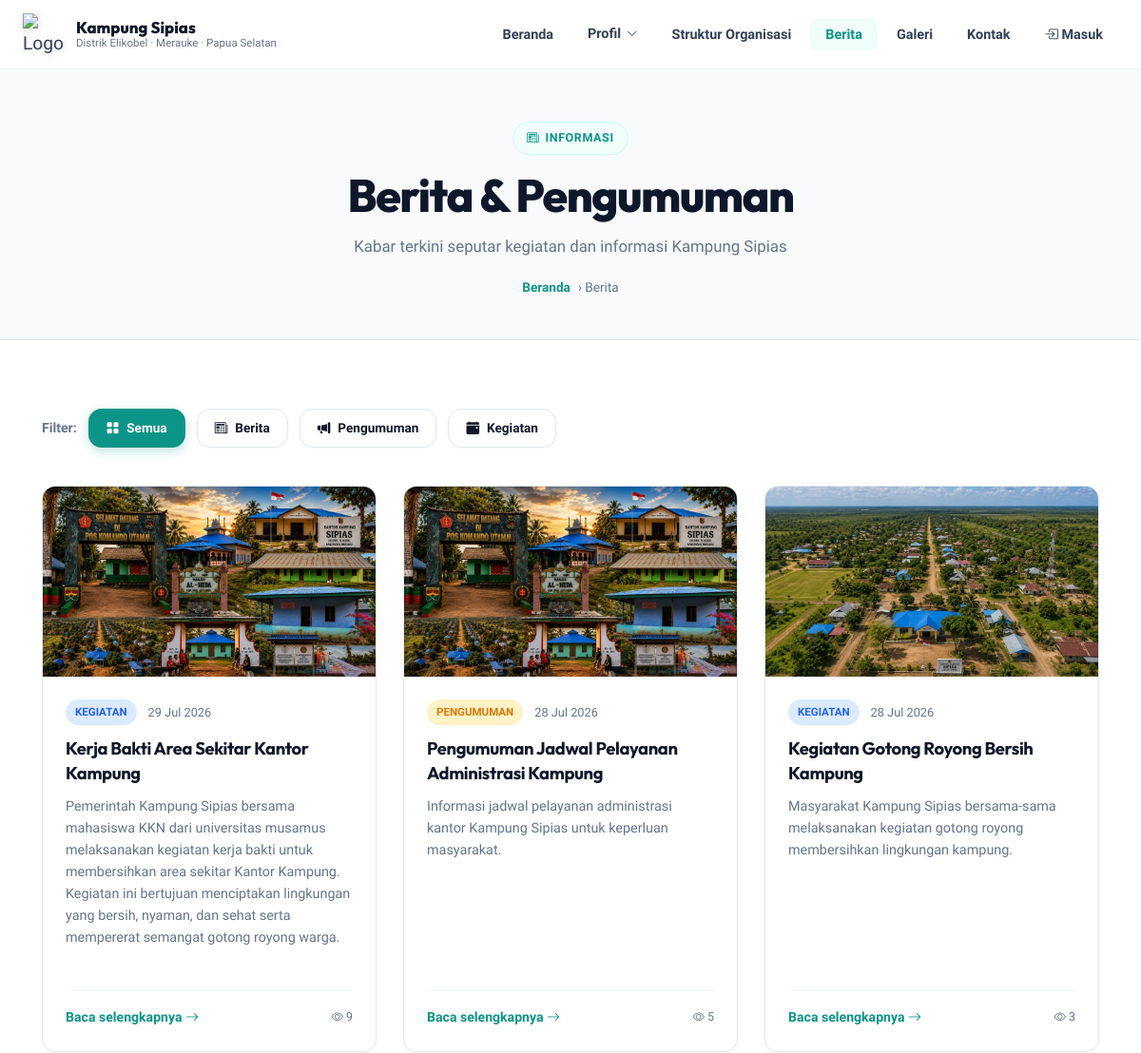
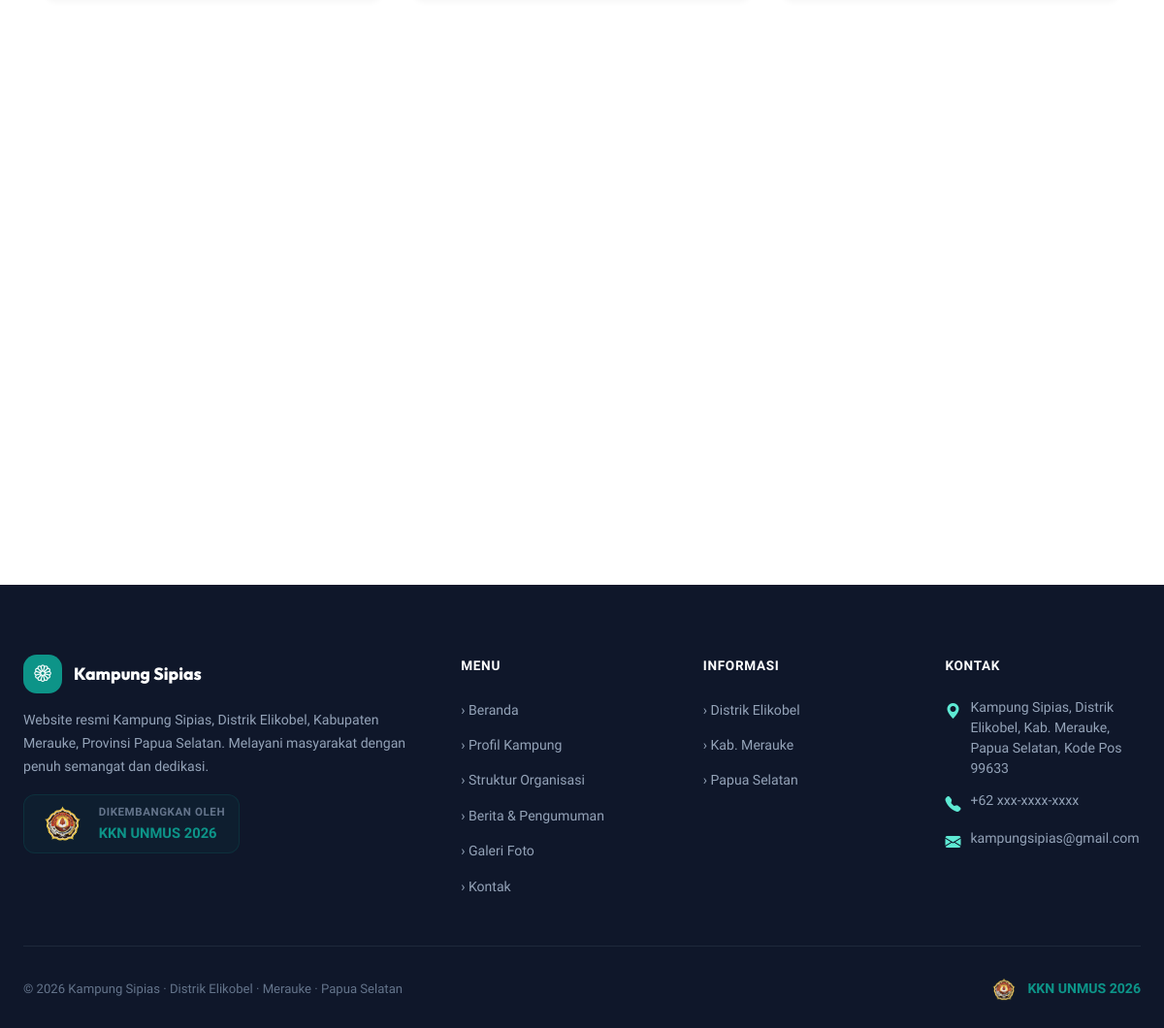
/berita/, run on the app's committed database (2 pictures, top to bottom).
### berita/models.py (models this page shows, shortened)
class Berita(models.Model):
    JENIS_CHOICES = [
        ('berita', 'Berita'),
        ('pengumuman', 'Pengumuman'),
        ('kegiatan', 'Kegiatan'),
    ]
    STATUS_CHOICES = [
        ('draft', 'Draft'),
        ('published', 'Dipublikasikan'),
    ]
    judul = models.CharField(max_length=300)
    slug = models.SlugField(unique=True, max_length=300)
    kategori = models.ForeignKey(KategoriBerita, on_delete=models.SET_NULL, null=True, blank=True)
    jenis = models.CharField(max_length=20, choices=JENIS_CHOICES, default='berita')
    ringkasan = models.TextField(max_length=500, blank=True, verbose_name='Ringkasan / Excerpt')
    konten = CKEditor5Field(verbose_name='Konten Berita', config_name='extends')
    gambar = models.ImageField(upload_to='berita/', blank=True, null=True, verbose_name='Gambar Utama')
    penulis = models.CharField(max_length=100, default='Admin Kampung Sipias')
    status = models.CharField(max_length=20, choices=STATUS_CHOICES, default='draft')
    tanggal_publish = models.DateTimeField(auto_now_add=True)
    tanggal_update = models.DateTimeField(auto_now=True)
    views = models.PositiveIntegerField(default=0)
    unggulan = models.BooleanField(default=True, verbose_name='Jadikan Unggulan')
    class Meta:
        ordering = ['-tanggal_publish']
        verbose_name = 'Berita'
        verbose_name_plural = 'Berita & Pengumuman'
    def get_absolute_url(self):
        from django.urls import reverse
        return reverse('berita:detail', kwargs={'slug': self.slug})

### core/models.py (models this page shows, shortened)
class ProfilKampung(models.Model):
    nama_kampung = models.CharField(max_length=100, default='Kampung Sipias')
    distrik = models.CharField(max_length=100, default='Elikobel')
    kabupaten = models.CharField(max_length=100, default='Merauke')
    provinsi = models.CharField(max_length=100, default='Papua Selatan')
    luas_wilayah = models.CharField(max_length=50, blank=True)
    jumlah_penduduk = models.PositiveIntegerField(default=0)
    jumlah_laki = models.PositiveIntegerField(default=0, verbose_name='Jumlah Laki-laki')
    jumlah_perempuan = models.PositiveIntegerField(default=0, verbose_name='Jumlah Perempuan')
    jumlah_kk = models.PositiveIntegerField(default=0, verbose_name='Jumlah KK')
    fasilitas_kesehatan = models.PositiveIntegerField(default=1, verbose_name='Fasilitas Kesehatan')
    fasilitas_pendidikan = models.PositiveIntegerField(default=1, verbose_name='Fasilitas Pendidikan')
    fasilitas_ibadah = models.PositiveIntegerField(default=1, verbose_name='Fasilitas Ibadah')
    fasilitas_umum = models.PositiveIntegerField(default=1, verbose_name='Fasilitas Umum')
    sambutan_kepala = models.TextField(blank=True, verbose_name='Sambutan Kepala Kampung')
    sejarah = models.TextField(blank=True)
    visi = models.TextField(blank=True)
    misi = models.TextField(blank=True)
    letak_geografis = models.TextField(blank=True)
    nama_kepala = models.CharField(max_length=100, blank=True, verbose_name='Nama Kepala Kampung')
    foto_kepala = models.ImageField(upload_to='profil/', blank=True, null=True, verbose_name='Foto Kepala Kampung')
    foto_kantor = models.ImageField(upload_to='profil/', blank=True, null=True, verbose_name='Foto Kantor Kampung')
    foto_fasilitas_kesehatan = models.ImageField(upload_to='fasilitas/', blank=True, null=True, verbose_name='Foto Fasilitas Kesehatan')
    foto_fasilitas_pendidikan = models.ImageField(upload_to='fasilitas/', blank=True, null=True, verbose_name='Foto Fasilitas Pendidikan')
    foto_fasilitas_ibadah = models.ImageField(upload_to='fasilitas/', blank=True, null=True, verbose_name='Foto Fasilitas Ibadah')
    foto_fasilitas_umum = models.ImageField(upload_to='fasilitas/', blank=True, null=True, verbose_name='Foto Fasilitas Umum')
    email = models.EmailField(blank=True)
    telepon = models.CharField(max_length=20, blank=True)
    alamat = models.TextField(blank=True)
    tahun_berdiri = models.CharField(max_length=10, blank=True)
    peta_iframe = models.TextField(blank=True, verbose_name='Embed Code / URL Peta Google Maps', help_text='Link embed Google Maps')
    updated_at = models.DateTimeField(auto_now=True)
    class Meta:
        verbose_name = 'Profil Kampung'
        verbose_name_plural = 'Profil Kampung'

### berita/views.py (the view)
# urls.py: path('', views.daftar_berita, name='daftar'),
def daftar_berita(request):
    berita_list = Berita.objects.filter(status='published')
    jenis = request.GET.get('jenis', '')
    if jenis:
        berita_list = berita_list.filter(jenis=jenis)
    kategori_list = KategoriBerita.objects.all()
    context = {
        'berita_list': berita_list,
        'kategori_list': kategori_list,
        'jenis_aktif': jenis,
        'page_title': 'Berita & Pengumuman',
    }
    return render(request, 'berita/daftar.html', context)

### core/context_processors.py (called while the page is built)
def profil_context(request):
    try:
        profil = ProfilKampung.objects.first()
    except Exception:
        profil = None
    return {
        'profil': profil
    }

### templates/berita/daftar.html (shortened to what this page needs)
{% extends 'base.html' %}
{% load static %}
{% block content %}
<div class="page-header">
  <div class="page-header-content">
    <span class="badge badge-accent"><i class="bi bi-newspaper"></i> Informasi</span>
    <h1>Berita & Pengumuman</h1>
    <p>Kabar terkini seputar kegiatan dan informasi Kampung Sipias</p>
    <div class="breadcrumb">
      <a href="{% url 'core:landing' %}">Beranda</a> › Berita
    </div>
  </div>
</div>
<section class="section">
  <div class="container">
    <div style="display:flex;gap:12px;flex-wrap:wrap;margin-bottom:40px;align-items:center;">
      <span style="font-size:0.88rem;font-weight:600;color:var(--text-muted);">Filter:</span>
      <a href="{% url 'berita:daftar' %}" class="btn btn-sm {% if not jenis_aktif %}btn-primary{% else %}btn-outline{% endif %}">
        <i class="bi bi-grid-fill"></i> Semua
      </a>
      <a href="?jenis=berita" class="btn btn-sm {% if jenis_aktif == 'berita' %}btn-primary{% else %}btn-outline{% endif %}">
        <i class="bi bi-newspaper"></i> Berita
      </a>
      <a href="?jenis=pengumuman" class="btn btn-sm {% if jenis_aktif == 'pengumuman' %}btn-primary{% else %}btn-outline{% endif %}">
        <i class="bi bi-megaphone-fill"></i> Pengumuman
      </a>
      <a href="?jenis=kegiatan" class="btn btn-sm {% if jenis_aktif == 'kegiatan' %}btn-primary{% else %}btn-outline{% endif %}">
        <i class="bi bi-calendar-event-fill"></i> Kegiatan
      </a>
    </div>
    {% if berita_list %}
    <div class="grid-3">
      {% for b in berita_list %}
      <article class="card berita-card">
        {% if b.gambar %}
          <img src="{{ b.gambar.url }}" alt="{{ b.judul }}" class="berita-card-img">
        {% endif %}
        <div class="berita-card-body">
          <div class="berita-card-meta">
            <span class="tag tag-{{ b.jenis }}">{{ b.get_jenis_display }}</span>
            <span class="berita-card-date">{{ b.tanggal_publish|date:"d M Y" }}</span>
          </div>
          <a href="{{ b.get_absolute_url }}">
            <h3 class="berita-card-title">{{ b.judul }}</h3>
          </a>
          <p class="berita-card-excerpt">
            {% if b.ringkasan %}{{ b.ringkasan }}{% else %}{{ b.konten|striptags|truncatewords:25 }}{% endif %}
          </p>
          <div class="berita-card-footer">
            <a href="{{ b.get_absolute_url }}" class="read-more">Baca selengkapnya <i class="bi bi-arrow-right"></i></a>
            <span style="font-size:0.78rem;color:var(--text-muted);"><i class="bi bi-eye"></i> {{ b.views }}</span>
          </div>
        </div>
      </article>
      {% endfor %}
    </div>
    {% endif %}
  </div>
</section>
{% endblock %}

### templates/base.html (shortened to what this page needs)
<!DOCTYPE html>
<html lang="id">
<head>
  {% load static %}
  <link rel="stylesheet" href="https://cdn.jsdelivr.net/npm/bootstrap-icons@1.11.3/font/bootstrap-icons.min.css">
  <link rel="stylesheet" href="{% static 'css/style.css' %}?v=14">
</head>
<body>
<nav class="navbar {% if request.resolver_match.url_name == 'landing' %}is-landing{% endif %}" id="navbar">
  <div class="navbar-inner">
    <a href="{% url 'core:landing' %}" class="navbar-brand">
      <div class="navbar-logo" style="background: transparent; border: none; padding: 0; width: 44px; height: 44px;"><img src="{% static 'images/logo_sipias.png' %}" alt="Logo Kampung Sipias" style="width: 100%; height: 100%; object-fit: contain; filter: drop-shadow(0 2px 4px rgba(0,0,0,0.15));"></div>
      <div class="navbar-name">
        <span>Kampung Sipias</span>
        <span>Distrik Elikobel · Merauke · Papua Selatan</span>
      </div>
    </a>
    <ul class="navbar-menu" id="navMenu">
      <li><a href="{% url 'core:landing' %}" {% if request.resolver_match.url_name == 'landing' %}class="active"{% endif %}>Beranda</a></li>
      <li class="nav-dropdown">
        <a href="javascript:void(0);" class="dropdown-toggle {% if request.resolver_match.url_name in 'profil,sejarah,visi_misi,peta,fasilitas' %}active{% endif %}" role="button" aria-haspopup="true" aria-expanded="false">
          Profil <i class="bi bi-chevron-down dropdown-arrow"></i>
        </a>
      </li>
      <li><a href="{% url 'core:pemerintahan' %}" {% if request.resolver_match.url_name == 'pemerintahan' %}class="active"{% endif %}>Struktur Organisasi</a></li>
      <li><a href="{% url 'berita:daftar' %}" {% if 'berita' in request.path %}class="active"{% endif %}>Berita</a></li>
      <li><a href="{% url 'galeri:galeri' %}" {% if 'galeri' in request.path %}class="active"{% endif %}>Galeri</a></li>
      <li><a href="{% url 'core:kontak' %}" {% if request.resolver_match.url_name == 'kontak' %}class="active"{% endif %}>Kontak</a></li>
      {% if user.is_authenticated and user.is_staff %}
        <li><a href="{% url 'admin_panel:admin_dashboard' %}" {% if 'admin-panel' in request.path %}class="active"{% endif %} style="color: var(--primary); font-weight: 700;"><i class="bi bi-speedometer2"></i> Dashboard Admin</a></li>
      {% else %}
        <li><a href="{% url 'admin_panel:admin_login' %}" {% if 'admin-panel' in request.path %}class="active"{% endif %}><i class="bi bi-box-arrow-in-right"></i> Masuk</a></li>
      {% endif %}
    </ul>
  </div>
</nav>
{% block content %}{% endblock %}
<footer class="footer">
  <div class="footer-inner">
    <div class="footer-grid">
      <div>
        <div class="footer-brand">
          <div class="footer-logo"><i class="bi bi-flower1"></i></div>
          <span class="footer-brand-name">Kampung Sipias</span>
        </div>
        <p class="footer-desc">
          Website resmi Kampung Sipias, Distrik Elikobel, Kabupaten Merauke, Provinsi Papua Selatan.
          Melayani masyarakat dengan penuh semangat dan dedikasi.
        </p>
        <div style="display: flex; align-items: center; gap: 12px; margin-top: 16px; padding: 8px 14px; background: rgba(13, 148, 136, 0.06); border-radius: 12px; border: 1px solid rgba(13, 148, 136, 0.15); width: fit-content;">
          <img src="{% static 'images/logo_unmus.png' %}?v=3" alt="Logo Universitas Musamus" style="height: 38px; width: auto; object-fit: contain;">
          <div>
            <div style="font-size: 0.72rem; color: var(--text-muted); font-weight: 600; text-transform: uppercase; letter-spacing: 0.05em;">Dikembangkan Oleh</div>
            <div style="font-size: 0.92rem; font-weight: 800; color: var(--primary);">KKN UNMUS 2026</div>
          </div>
        </div>
      </div>
      <div>
        <p class="footer-title">Menu</p>
        <ul class="footer-links">
          <li><a href="{% url 'core:landing' %}">› Beranda</a></li>
          <li><a href="{% url 'core:profil' %}">› Profil Kampung</a></li>
          <li><a href="{% url 'core:pemerintahan' %}">› Struktur Organisasi</a></li>
          <li><a href="{% url 'berita:daftar' %}">› Berita & Pengumuman</a></li>
          <li><a href="{% url 'galeri:galeri' %}">› Galeri Foto</a></li>
          <li><a href="{% url 'core:kontak' %}">› Kontak</a></li>
        </ul>
      </div>
      <div>
        <p class="footer-title">Informasi</p>
        <ul class="footer-links">
          <li><a href="#">› Distrik Elikobel</a></li>
          <li><a href="#">› Kab. Merauke</a></li>
          <li><a href="#">› Papua Selatan</a></li>
        </ul>
      </div>
      <div>
        <p class="footer-title">Kontak</p>
        <div class="footer-contact-item">
          <span class="footer-contact-icon"><i class="bi bi-geo-alt-fill"></i></span>
          <span>Kampung Sipias, Distrik Elikobel, Kab. Merauke, Papua Selatan, Kode Pos 99633</span>
        </div>
        <div class="footer-contact-item">
          <span class="footer-contact-icon"><i class="bi bi-telephone-fill"></i></span>
          <span>{{ profil.telepon|default:'+62 821-xxxx-xxxx' }}</span>
        </div>
        <div class="footer-contact-item">
          <span class="footer-contact-icon"><i class="bi bi-envelope-fill"></i></span>
          <span>{{ profil.email|default:'kampungsipias@gmail.com' }}</span>
        </div>
      </div>
    </div>
    <div class="footer-bottom" style="display: flex; justify-content: space-between; align-items: center; flex-wrap: wrap; gap: 14px;">
      <div style="display: flex; align-items: center; gap: 12px; flex-wrap: wrap;">
        <span>© 2026 Kampung Sipias · Distrik Elikobel · Merauke · Papua Selatan</span>
      </div>
      <div style="display: inline-flex; align-items: center; gap: 8px; font-weight: 800; color: var(--primary); font-size: 0.88rem;">
        <img src="{% static 'images/logo_unmus.png' %}?v=3" alt="Logo UNMUS" style="height: 24px; width: auto; object-fit: contain;">
        <span>KKN UNMUS 2026</span>
      </div>
    </div>
  </div>
</footer>
</body>
</html>

### data on the page
Berita: gambar (picture), jenis "KEGIATAN", tanggal_publish "29 Jul 2026", judul "Kerja Bakti Area Sekitar Kantor Kampung", ringkasan "Pemerintah Kampung Sipias bersama mahasiswa KKN dari universitas musamus melaksanakan kegiatan kerja bakti untuk membersihkan area sekitar Kantor Kampung. Kegiatan ini bertujuan menciptakan lingkungan yang bersih, nyaman, dan sehat serta mempererat semangat gotong royong warga.", views "9"
Berita: gambar (picture), jenis "PENGUMUMAN", tanggal_publish "28 Jul 2026", judul "Pengumuman Jadwal Pelayanan Administrasi Kampung", ringkasan "Informasi jadwal pelayanan administrasi kantor Kampung Sipias untuk keperluan masyarakat.", views "5"
Berita: gambar (picture), jenis "KEGIATAN", tanggal_publish "28 Jul 2026", judul "Kegiatan Gotong Royong Bersih Kampung", ringkasan "Masyarakat Kampung Sipias bersama-sama melaksanakan kegiatan gotong royong membersihkan lingkungan kampung.", views "3"
ProfilKampung: telepon "+62 xxx-xxxx-xxxx", email "kampungsipias@gmail.com"
